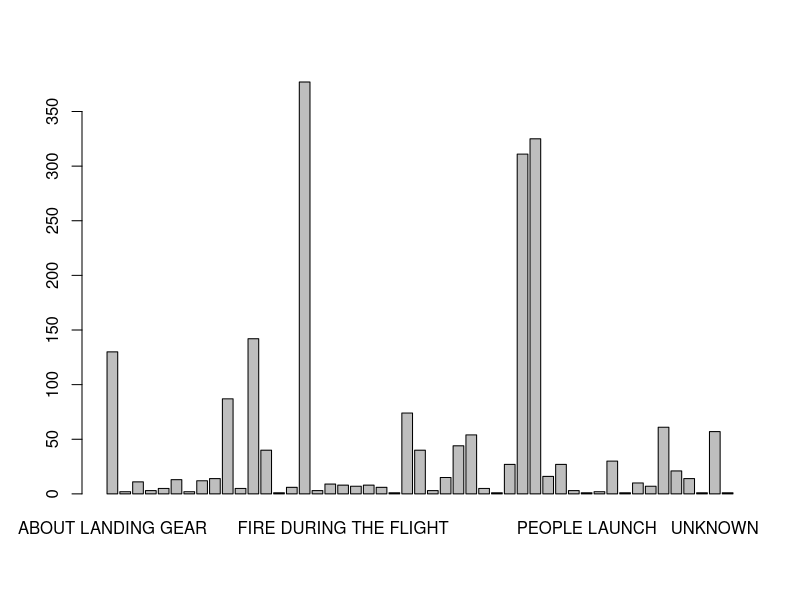
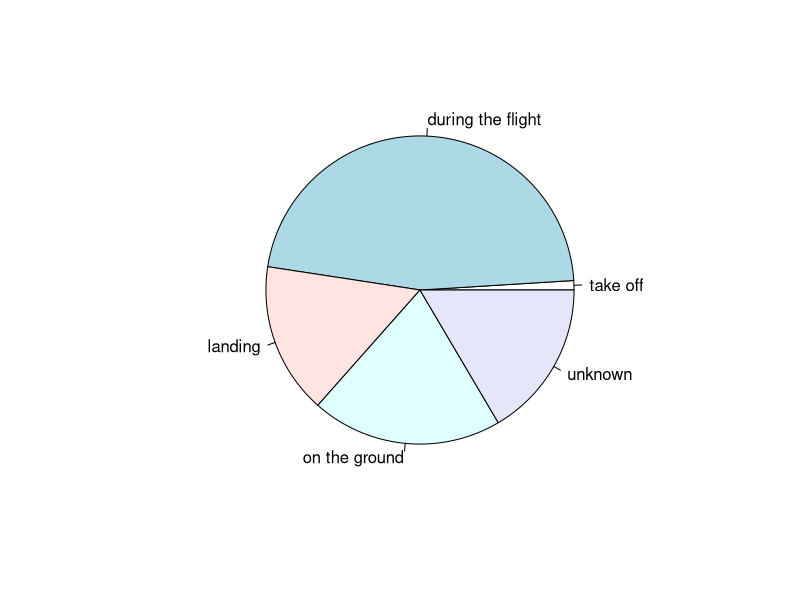
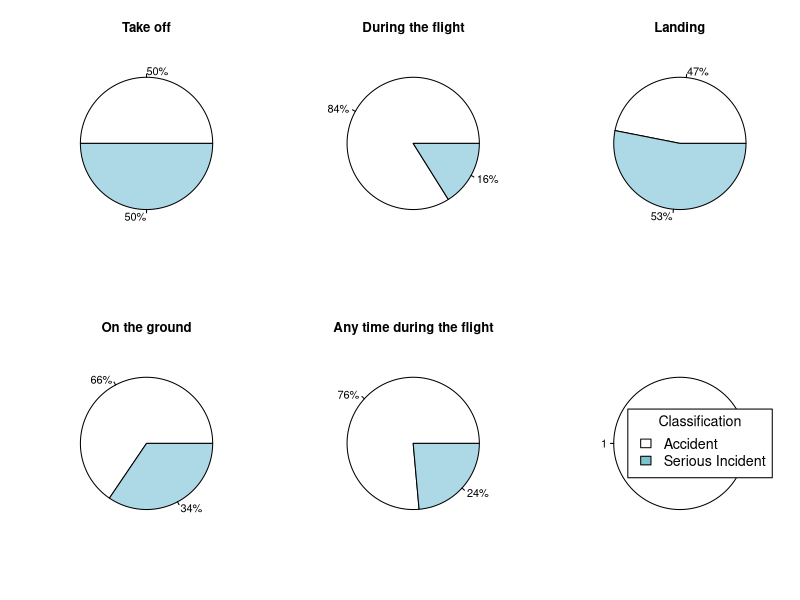
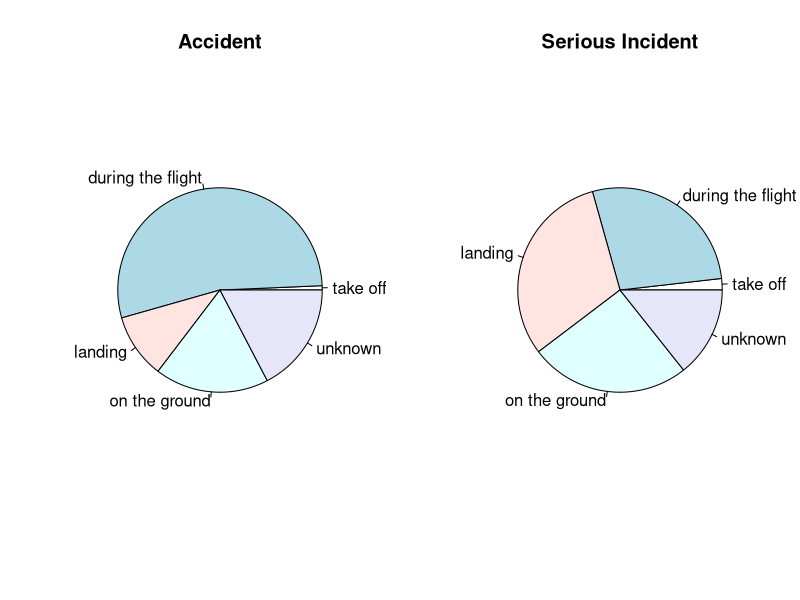
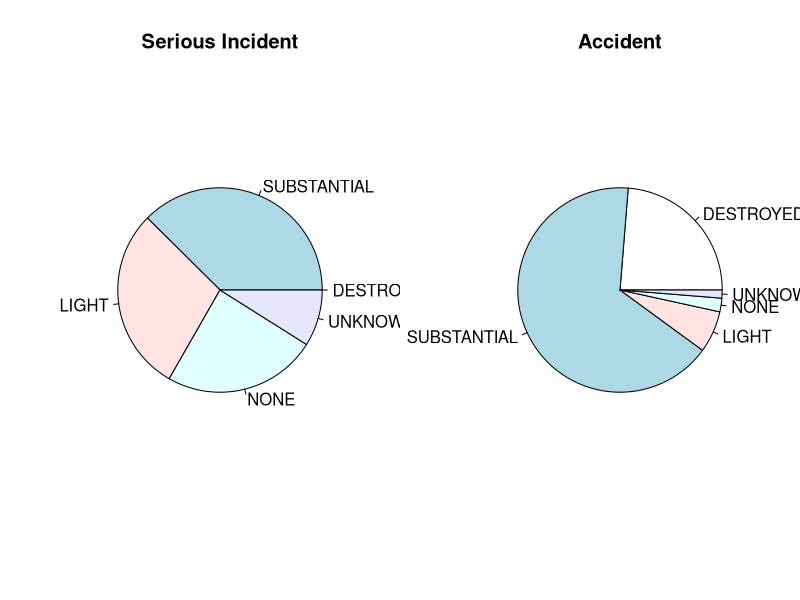
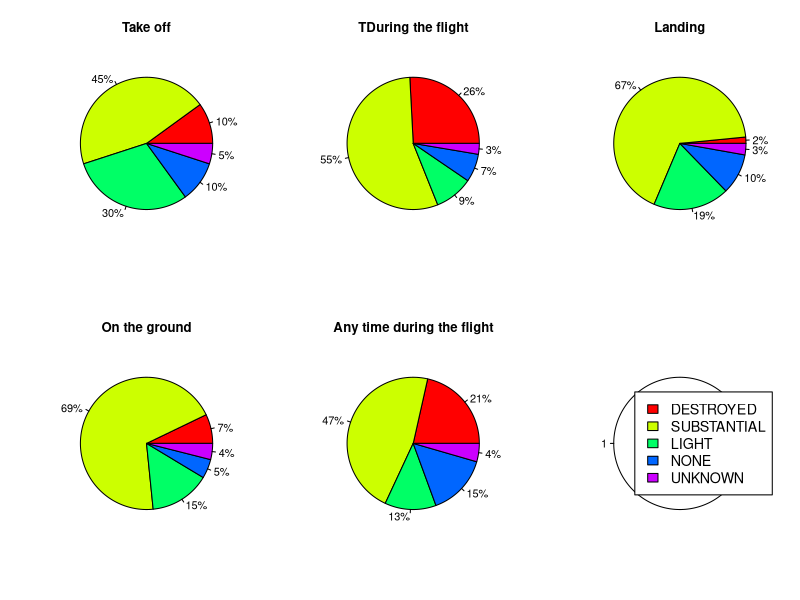

Recreate these plots in R, in order.
## ---- chunk 1
library(readr)
library(ggplot2)
library(dplyr)
library(tidyr)
library(readxl)
## ---- chunk 2
data <- read.csv("../Data/aircrafts_occurrences_merged.csv")
names(data)
dim(data)
## ---- chunk 3


#pie(data$type.of.occurrence)
barplot(table(data$type.of.occurrence))
## ---- chunk 4
takeoff <- c("TIRE BURST","LOAD LAUNCH","LEAVING THE TRACK")
during<- c("COLLISION AGAINST OBSTACLE DURING THE FLIGHT","ENGINE FAILURE DURING THE FLIGHT", "LOSS OF CONTROL IN THE AIR",
         "FIRE DURING THE FLIGHT","METEOROLOGICAL PHENOMENOM IN THE AIR","AIR TRAFFIC","LOSS OF COMPONENT DURING THE FLIGHT",
         "COLLISION AGAINST BIRD","ABOUT PASSENGERS/CREW DURING THE FLIGHT","AIRCRAFTS COLLISION IN THE AIR","SPATIAL UNAWARENESS",
         "FLIGHT COMMANDS","COLLISION DURING THE FLIGHT AGAINST TOWED OBJECT","AIRCRAFT HIT BY OBJECT")
landing <-c("ABOUT LANDING GEAR","LANDING ON UNPREDICTABLE PLACE","EXPLOSIVE / NOT INTENTIONAL DECOMPRESSION","HARD LANDING","SLOW LANDING",
           "LANDING WITHOUT LANDING GEAR" ,"LANDING BEFORE THE TRACK AREA")
ground <-c("METEOROLOGICAL PHENOMENOM ON THE GROUND","COLLISION AGAINST OBSTACLE ON THE GROUND","LOSS OF CONTROL ON THE GROUND",
           "FIRE ON THE GROUND","COMPONENT LOSS ON THE GROUND","ENGINE FAILURE IN THE GROUND","VEHICLE COLLISION AGAINST AIRCRAFT",
           "TERRAIN COLLISION")
unknown<- c("ABOUT ROTOR","FOD - DAMAGE CAUSED BY UNKNOWN OBJECT","SMOKE IN THE CABIN","LOW ALTITUDE MANEUVERS" ,"STRUCTURAL FAILURE",
                "UNKNOWN","SYSTEM / COMPONENT FAILURE","ANOTHER TYPES","INVOLUNTARY ENGINE CUT OFF","ABOUT PROPELLER","FLUID LEAKS",
                "FUEL STARVATION","PHYSIOLOGICAL PROBLEMS","TRACK INCURSION","ABOUT WINDOWS / DOORS / WINDSHIELD")

data_takeoff <- data[data$type.of.occurrence %in% takeoff,]
data_during <- data[data$type.of.occurrence %in% during,]
data_landing <- data[data$type.of.occurrence %in% landing,]
data_ground <- data[data$type.of.occurrence %in% ground,]
data_unknown <- data[data$type.of.occurrence %in% unknown,]

incident <- c("take off", "during the flight", "landing", "on the ground", "unknown")
dimension<- c(nrow(data_takeoff),nrow(data_during),nrow(data_landing),nrow(data_ground),nrow(data_unknown)) 
proportions <- data.frame(incident, dimension)
pie(proportions$dimension, labels = proportions$incident)
## ---- chunk 5
par(mfrow=c(2,3))
nb_accident = nrow (data_takeoff[data_takeoff$classification == "ACCIDENT",])
nb_serious = nrow (data_takeoff[data_takeoff$classification=="SERIOUS INCIDENT",])
takeoffserverity = data.frame (c(nb_accident,nb_serious), c("ACCIDENT", "SERIOUS INCIDENT"))
label = c (nb_accident/(nb_accident+nb_serious)*100, nb_serious/(nb_accident+nb_serious)*100)
pie (takeoffserverity$c.nb_accident..nb_serious., labels = paste(round (label), "%", sep = ""), main = "Take off")

nb_accident = nrow (data_during[data_during$classification == "ACCIDENT",])
nb_serious = nrow (data_during[data_during$classification=="SERIOUS INCIDENT",])
takeoffserverity = data.frame (c(nb_accident,nb_serious), c("ACCIDENT", "SERIOUS INCIDENT"))
label = c (nb_accident/(nb_accident+nb_serious)*100, nb_serious/(nb_accident+nb_serious)*100)
pie (takeoffserverity$c.nb_accident..nb_serious., labels = paste(round(label), "%", sep = ""),  main = "During the flight")

nb_accident = nrow (data_landing[data_landing$classification == "ACCIDENT",])
nb_serious = nrow (data_landing[data_landing$classification=="SERIOUS INCIDENT",])
takeoffserverity = data.frame (c(nb_accident,nb_serious), c("ACCIDENT", "SERIOUS INCIDENT"))
label = c (nb_accident/(nb_accident+nb_serious)*100, nb_serious/(nb_accident+nb_serious)*100)
pie (takeoffserverity$c.nb_accident..nb_serious., labels = paste(round(label), "%", sep = ""), main = "Landing" )

nb_accident = nrow (data_ground[data_ground$classification == "ACCIDENT",])
nb_serious = nrow (data_ground[data_ground$classification=="SERIOUS INCIDENT",])
takeoffserverity = data.frame (c(nb_accident,nb_serious), c("ACCIDENT", "SERIOUS INCIDENT"))
label = c (nb_accident/(nb_accident+nb_serious)*100, nb_serious/(nb_accident+nb_serious)*100)
pie (takeoffserverity$c.nb_accident..nb_serious., labels = paste(round(label), "%", sep = ""), main = "On the ground")

nb_accident = nrow (data_unknown[data_unknown$classification == "ACCIDENT",])
nb_serious = nrow (data_unknown[data_unknown$classification=="SERIOUS INCIDENT",])
takeoffserverity = data.frame (c(nb_accident,nb_serious), c("ACCIDENT", "SERIOUS INCIDENT"))
label = c (nb_accident/(nb_accident+nb_serious)*100, nb_serious/(nb_accident+nb_serious)*100)
pie (takeoffserverity$c.nb_accident..nb_serious., labels = paste(round(label), "%", sep = ""), main = "Any time during the flight")
pie (c(1,0))
legend("right", legend = c("Accident", "Serious Incident"), fill = c("white", "cadetblue3"),title = "Classification", cex = 1.3)
## ---- chunk 6

par(mfrow=c(1,2))
data_accident = data[data$classification == "ACCIDENT",]
data_serious = data[data$classification == "SERIOUS INCIDENT",]

data_accident_takeoff=data_accident[data_accident$type.of.occurrence %in% takeoff,]
data_accident_during =data_accident[data_accident$type.of.occurrence %in% during,]
data_accident_landing=data_accident[data_accident$type.of.occurrence %in% landing,]
data_accident_ground=data_accident[data_accident$type.of.occurrence %in% ground,]
data_accident_unknown = data_accident[data_accident$type.of.occurrence %in% unknown,] 

incident <- c("take off", "during the flight", "landing", "on the ground", "unknown")
dimension<- c(nrow(data_accident_takeoff),nrow(data_accident_during),nrow(data_accident_landing),nrow(data_accident_ground)
              ,nrow(data_accident_unknown)) 
proportions <- data.frame(incident, dimension)
pie(proportions$dimension, labels = incident, main = "Accident")

data_serious_takeoff=data_serious[data_serious$type.of.occurrence %in% takeoff,]
data_serious_during =data_serious[data_serious$type.of.occurrence %in% during,]
data_serious_landing=data_serious[data_serious$type.of.occurrence %in% landing,]
data_serious_ground=data_serious[data_serious$type.of.occurrence %in% ground,]
data_serious_unknown = data_serious[data_serious$type.of.occurrence %in% unknown,] 

incident <- c("take off", "during the flight", "landing", "on the ground", "unknown")
dimension<- c(nrow(data_serious_takeoff),nrow(data_serious_during),nrow(data_serious_landing),nrow(data_serious_ground),
              nrow(data_serious_unknown)) 
proportions <- data.frame(incident, dimension)
pie(proportions$dimension, labels = incident, main = "Serious Incident")

## ---- chunk 7
par(mfrow=c(1,2))
serious_destroyed = data_serious[data_serious$damage_level =="DESTROYED",]
serious_substantial = data_serious[data_serious$damage_level =="SUBSTANTIAL",]
serious_light = data_serious[data_serious$damage_level =="LIGHT",]
serious_none = data_serious[data_serious$damage_level == "NONE", ]
serious_unknown= data_serious[data_serious$damage_level == "UNKNOWN",]


incident <- c("DESTROYED", "SUBSTANTIAL", "LIGHT", "NONE", "UNKNOWN")
dimension<- c(nrow(serious_destroyed),nrow(serious_substantial),nrow(serious_light),nrow(serious_none),
              nrow(serious_unknown)) 
proportions <- data.frame(incident, dimension)
pie(proportions$dimension, labels = incident,main = "Serious Incident")



accident_destroyed = data_accident[data_accident$damage_level =="DESTROYED",]
accident_substantial = data_accident[data_accident$damage_level =="SUBSTANTIAL",]
accident_light = data_accident[data_accident$damage_level =="LIGHT",]
accident_none = data_accident[data_accident$damage_level == "NONE", ]
accident_unknown= data_accident[data_accident$damage_level == "UNKNOWN",]


incident <- c("DESTROYED", "SUBSTANTIAL", "LIGHT", "NONE", "UNKNOWN")
dimension<- c(nrow(accident_destroyed),nrow(accident_substantial),nrow(accident_light),nrow(accident_none),
              nrow(accident_unknown)) 
proportions <- data.frame(incident, dimension)
pie(proportions$dimension, labels = incident, main = "Accident")



## ---- chunk 8
par(mfrow=c(2,3))

nb_destroyed = nrow (data_takeoff[data_takeoff$damage_level == "DESTROYED",])
nb_substantial = nrow (data_takeoff[data_takeoff$damage_level == "SUBSTANTIAL",])
nb_light = nrow (data_takeoff[data_takeoff$damage_level=="LIGHT",])
nb_none = nrow (data_takeoff[data_takeoff$damage_level=="NONE",])
nb_unknown = nrow (data_takeoff[data_takeoff$damage_level=="UNKNOWN",])
takeoffdamage = data.frame (c(nb_destroyed,nb_substantial,nb_light,nb_none,nb_unknown),
                               c("DESTROYED", "SUBSTANTIAL","LIGHT","NONE","UNKNOWN"))
label = c (nb_destroyed/(nb_destroyed+nb_substantial+nb_light+nb_none+nb_unknown)*100,
           nb_substantial/(nb_destroyed+nb_substantial+nb_light+nb_none+nb_unknown)*100,
           nb_light/(nb_destroyed+nb_substantial+nb_light+nb_none+nb_unknown)*100,
           nb_none/(nb_destroyed+nb_substantial+nb_light+nb_none+nb_unknown)*100,
           nb_unknown/(nb_destroyed+nb_substantial+nb_light+nb_none+nb_unknown)*100)
pie (takeoffdamage$c.nb_destroyed..nb_substantial..nb_light..nb_none..nb_unknown., 
     labels = paste(round (label), "%", sep = ""),col = rainbow(5), main = "Take off")

nb_destroyed = nrow (data_during[data_during$damage_level == "DESTROYED",])
nb_substantial = nrow (data_during[data_during$damage_level == "SUBSTANTIAL",])
nb_light = nrow (data_during[data_during$damage_level=="LIGHT",])
nb_none = nrow (data_during[data_during$damage_level=="NONE",])
nb_unknown = nrow (data_during[data_during$damage_level=="UNKNOWN",])
duringdamage = data.frame (c(nb_destroyed,nb_substantial,nb_light,nb_none,nb_unknown),
                               c("DESTROYED", "SUBSTANTIAL","LIGHT","NONE","UNKNOWN"))
label = c (nb_destroyed/(nb_destroyed+nb_substantial+nb_light+nb_none+nb_unknown)*100,
           nb_substantial/(nb_destroyed+nb_substantial+nb_light+nb_none+nb_unknown)*100,
           nb_light/(nb_destroyed+nb_substantial+nb_light+nb_none+nb_unknown)*100,
           nb_none/(nb_destroyed+nb_substantial+nb_light+nb_none+nb_unknown)*100,
           nb_unknown/(nb_destroyed+nb_substantial+nb_light+nb_none+nb_unknown)*100)
pie (duringdamage$c.nb_destroyed..nb_substantial..nb_light..nb_none..nb_unknown., 
     labels = paste(round (label), "%", sep = ""),col = rainbow(5), main = "TDuring the flight")

nb_destroyed = nrow (data_landing[data_landing$damage_level == "DESTROYED",])
nb_substantial = nrow (data_landing[data_landing$damage_level == "SUBSTANTIAL",])
nb_light = nrow (data_landing[data_landing$damage_level=="LIGHT",])
nb_none = nrow (data_landing[data_landing$damage_level=="NONE",])
nb_unknown = nrow (data_landing[data_landing$damage_level=="UNKNOWN",])
landingdamage = data.frame (c(nb_destroyed,nb_substantial,nb_light,nb_none,nb_unknown),
                               c("DESTROYED", "SUBSTANTIAL","LIGHT","NONE","UNKNOWN"))
label = c (nb_destroyed/(nb_destroyed+nb_substantial+nb_light+nb_none+nb_unknown)*100,
           nb_substantial/(nb_destroyed+nb_substantial+nb_light+nb_none+nb_unknown)*100,
           nb_light/(nb_destroyed+nb_substantial+nb_light+nb_none+nb_unknown)*100,
           nb_none/(nb_destroyed+nb_substantial+nb_light+nb_none+nb_unknown)*100,
           nb_unknown/(nb_destroyed+nb_substantial+nb_light+nb_none+nb_unknown)*100)
pie (landingdamage$c.nb_destroyed..nb_substantial..nb_light..nb_none..nb_unknown., 
     labels = paste(round (label), "%", sep = ""),col = rainbow(5), main = "Landing")

nb_destroyed = nrow (data_ground[data_ground$damage_level == "DESTROYED",])
nb_substantial = nrow (data_ground[data_ground$damage_level == "SUBSTANTIAL",])
nb_light = nrow (data_ground[data_ground$damage_level=="LIGHT",])
nb_none = nrow (data_ground[data_ground$damage_level=="NONE",])
nb_unknown = nrow (data_ground[data_ground$damage_level=="UNKNOWN",])
grounddamage = data.frame (c(nb_destroyed,nb_substantial,nb_light,nb_none,nb_unknown),
                               c("DESTROYED", "SUBSTANTIAL","LIGHT","NONE","UNKNOWN"))
label = c (nb_destroyed/(nb_destroyed+nb_substantial+nb_light+nb_none+nb_unknown)*100,
           nb_substantial/(nb_destroyed+nb_substantial+nb_light+nb_none+nb_unknown)*100,
           nb_light/(nb_destroyed+nb_substantial+nb_light+nb_none+nb_unknown)*100,
           nb_none/(nb_destroyed+nb_substantial+nb_light+nb_none+nb_unknown)*100,
           nb_unknown/(nb_destroyed+nb_substantial+nb_light+nb_none+nb_unknown)*100)
pie (grounddamage$c.nb_destroyed..nb_substantial..nb_light..nb_none..nb_unknown., 
     labels = paste(round (label), "%", sep = ""), col = rainbow(5),main = "On the ground")


nb_destroyed = nrow (data_unknown[data_unknown$damage_level == "DESTROYED",])
nb_substantial = nrow (data_unknown[data_unknown$damage_level == "SUBSTANTIAL",])
nb_light = nrow (data_unknown[data_unknown$damage_level=="LIGHT",])
nb_none = nrow (data_unknown[data_unknown$damage_level=="NONE",])
nb_unknown = nrow (data_unknown[data_unknown$damage_level=="UNKNOWN",])
unknowndamage = data.frame (c(nb_destroyed,nb_substantial,nb_light,nb_none,nb_unknown),
                               c("DESTROYED", "SUBSTANTIAL","LIGHT","NONE","UNKNOWN"))
label = c (nb_destroyed/(nb_destroyed+nb_substantial+nb_light+nb_none+nb_unknown)*100,
           nb_substantial/(nb_destroyed+nb_substantial+nb_light+nb_none+nb_unknown)*100,
           nb_light/(nb_destroyed+nb_substantial+nb_light+nb_none+nb_unknown)*100,
           nb_none/(nb_destroyed+nb_substantial+nb_light+nb_none+nb_unknown)*100,
           nb_unknown/(nb_destroyed+nb_substantial+nb_light+nb_none+nb_unknown)*100)
pie (unknowndamage$c.nb_destroyed..nb_substantial..nb_light..nb_none..nb_unknown., 
     labels = paste(round (label), "%", sep = ""),col = rainbow(5) ,main = "Any time during the flight")
pie (c(1,0))
legend("right", c("DESTROYED", "SUBSTANTIAL", "LIGHT", "NONE", "UNKNOWN"), cex = 1.3 ,fill = rainbow(5))
